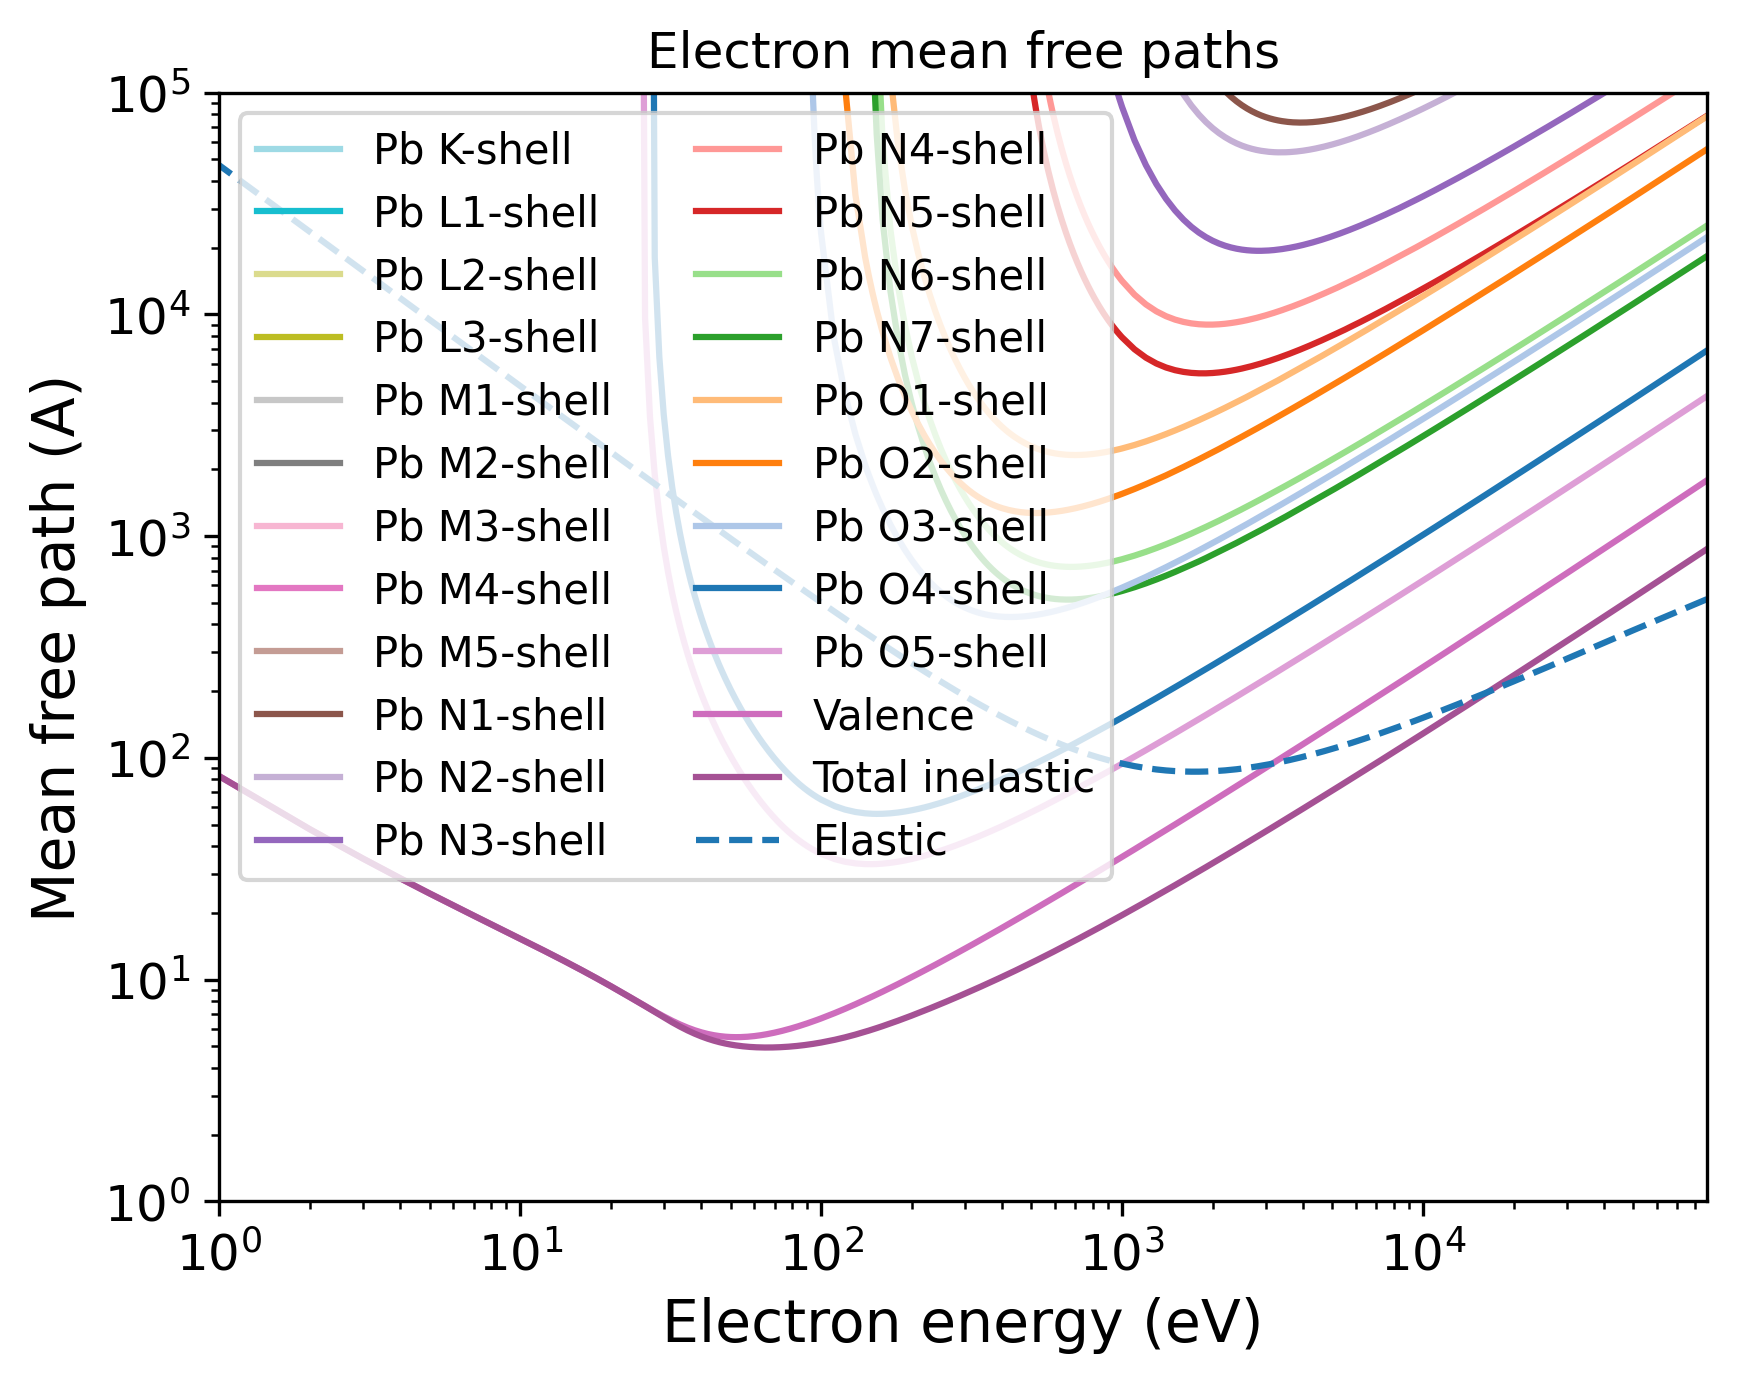

Recreate this plot in Python.
import pandas as pd
import numpy as np
import matplotlib.pyplot as plt
import matplotlib.cm as cm
# Set the format:
plt.xlabel("Electron energy (eV)", fontsize=14)
plt.ylabel("Mean free path (A)", fontsize=14)
plt.xticks(fontsize=12)
plt.yticks(fontsize=12)
plt.grid(False)
# Set the axes:
# Read the output file:
df = pd.read_csv(r"OUTPUT_Pb_Electron_IMFP.dat", sep=r'\s+', header=None, comment="#", skipinitialspace=True)
plt.xscale("log")
plt.yscale("log")
# Prepare the plot:
columns_to_plot = [ 1, 2, 3, 4, 5, 6, 7, 8, 9, 10, 11, 12, 13, 14, 15, 16, 17, 18, 19, 20, 21, 22, 23]
labels = [ "Pb K-shell", "Pb L1-shell", "Pb L2-shell", "Pb L3-shell", "Pb M1-shell", "Pb M2-shell", "Pb M3-shell", "Pb M4-shell", "Pb M5-shell", "Pb N1-shell", "Pb N2-shell", "Pb N3-shell", "Pb N4-shell", "Pb N5-shell", "Pb N6-shell", "Pb N7-shell", "Pb O1-shell", "Pb O2-shell", "Pb O3-shell", "Pb O4-shell", "Pb O5-shell", "Valence", "Total inelastic"]
# Create N distinct colors from a colormap
N = len(columns_to_plot)
colors = np.vstack([plt.cm.tab20(np.linspace(1, 0, 20)), plt.cm.tab20b(np.linspace(1, 0, 20))])
# Set line styles:
linestyles = [ "-", "-", "-", "-", "-", "-", "-", "-", "-", "-", "-", "-", "-", "-", "-", "-", "-", "-", "-", "-", "-", "-", "-"]
for i, col in enumerate(columns_to_plot):
    color = colors[i % len(colors)]
    ls    = linestyles[i % len(linestyles)]
    label = labels[i % len(labels)]
    plt.plot(df.iloc[:, 0], df.iloc[:, col],
    color=color,
    label=label,
    linestyle=ls)
# Add a curve from the second file
df2 = pd.read_csv(r"OUTPUT_Pb_Electron_EMFP.dat", sep=r'\s+', header=None, comment="#", skipinitialspace=True)
columns_to_plot2 = [ 2]
labels2 = [ "Elastic"]
# Create second part of the plot:
for col, label in zip(columns_to_plot2, labels2):
    plt.plot(df2.iloc[:, 0], df2.iloc[:, col], label=label, linestyle="--")
plt.xlim(1.00000000,88011.00100000)
plt.ylim(1.00000000,100000.00000000)
plt.title("Electron mean free paths")
plt.legend(loc="best", fontsize=10, ncol=2)
# Save the plot in this format:
plt.savefig("OUTPUT_MFP_electron.png", dpi=300, bbox_inches="tight")
